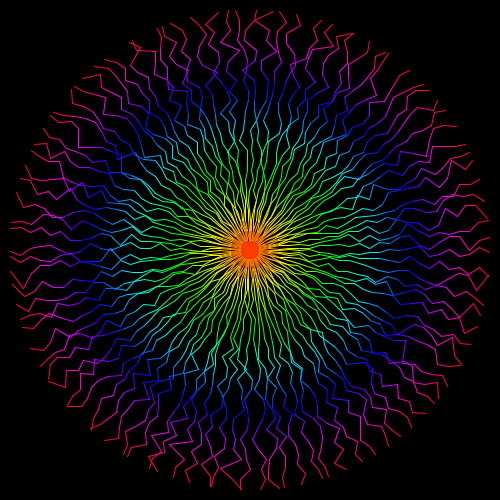
Frame 1 (no input)
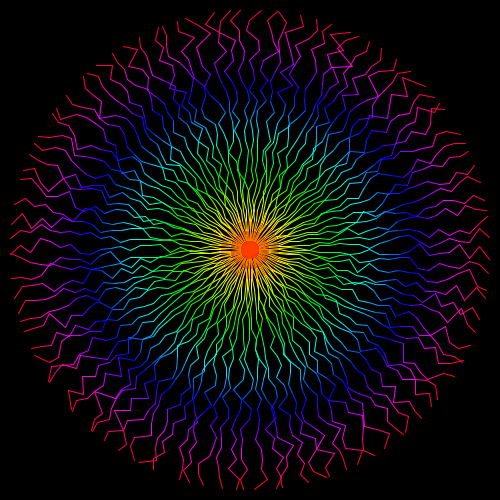
Frame 60 (the mouse pressed at the canvas centre just before this capture)
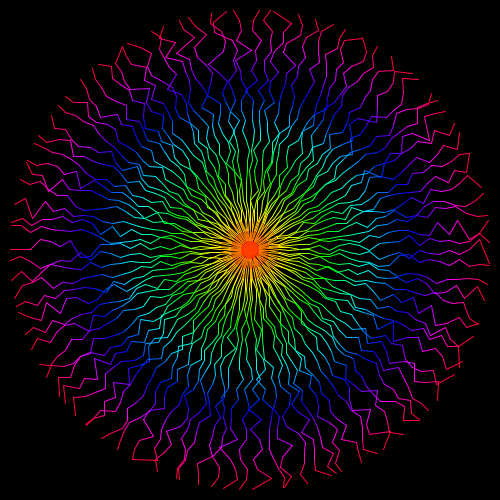
Frame 120 (the mouse held since frame 60 and released just before this capture)

The Processing sketch that drew these frames (run headless with seeded random() and noise(); from frame 60 on, the mouse is pressed at the canvas centre):

// Processing sketch: sketch_009
// ── sketch_009.pde
int n=100,r=25;
float x[][]=new float[r][n],y[][]=new float[r][n],seed[][]=new float[r][n];
void setup(){
  size(500,500);
  colorMode(HSB,360,255,255);
  smooth();
  for(int i=0;i<r;i++){
    for(int j=0;j<n;j++){
      seed[i][j]=random(0,100000);
    }
  }
}

void draw(){
  background(0);
  translate(width/2,height/2);
  for(int i=0;i<r;i++){
   stroke(i*360.0/r,255,255);
   //stroke(map(i,0,r,0,360),255,255);
   for(int j=0;j<n;j++){
     x[i][j]=(250/r*i)*cos(radians(360.0/n*j+10*noise(seed[i][j])));
     y[i][j]=(250/r*i)*sin(radians(360.0/n*j+10*noise(seed[i][j])));
     if(i!=0)line(x[i-1][j],y[i-1][j],x[i][j],y[i][j]);
     seed[i][j]+=0.01;
   }
  }
}
